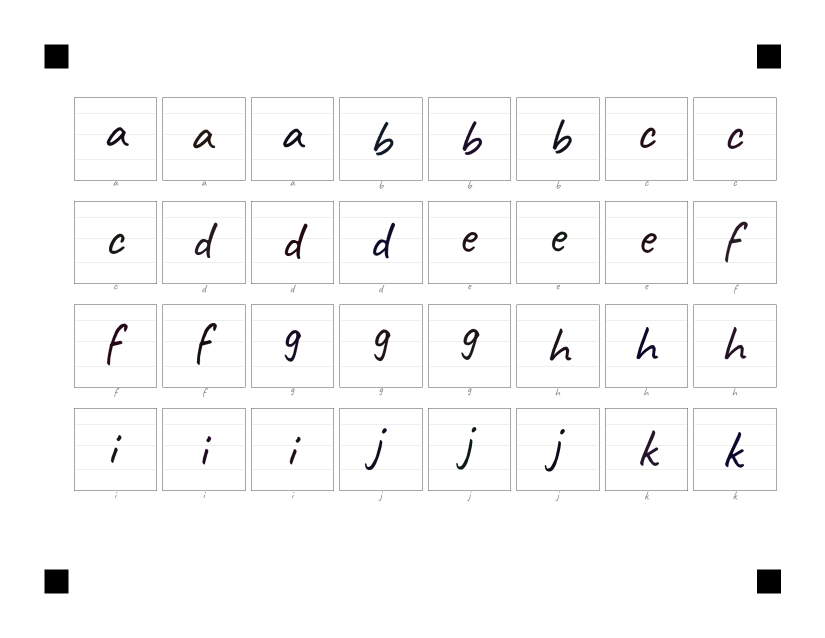
#> input picture tests/fixtures/synthetic_worksheet.png, 1650 x 1275 px (shown at 1/2 size)
$ python -i detector.py   (imports and definitions only)
#> lines starting #> are read from the running program, lines starting #| are printed output that depends on the picture; after the words box and inside, x2 and y2 are one past the last pixel; in counts of white or black regions, pixels touching at a corner belong together
"""Worksheet detector for segmenting scanned handwriting worksheets.

Locates alignment markers, corrects perspective, decodes QR metadata,
and returns bounding boxes for each character cell.
"""

from __future__ import annotations

import json
import logging
import tempfile
from dataclasses import dataclass, field
from pathlib import Path

import cv2
import numpy as np
from numpy.typing import NDArray

logger = logging.getLogger(__name__)

# ---------------------------------------------------------------------------
# Layout constants (must match generator.py)
# ---------------------------------------------------------------------------
CELL_SIZE_MM = 28.0
LABEL_HEIGHT_MM = 4.0
MARKER_SIZE_MM = 8.0
MARGIN_X_MM = 15.0
MARGIN_Y_MM = 15.0
QR_SIZE_MM = 25.0
CELL_GAP_MM = 2.0  # horizontal gap between cells
ROW_GAP_MM = 3.0  # extra vertical gap per row (label + spacing)
GRID_OFFSET_TOP_MM = 18.0  # grid starts this far below the top margin
GRID_OFFSET_LEFT_MM = MARKER_SIZE_MM + 2.0  # grid starts right of marker

# Landscape US Letter in mm (11 × 8.5 inches)
PAGE_W_MM = 11.0 * 25.4  # 279.4
PAGE_H_MM = 8.5 * 25.4  # 215.9

# Target DPI for the corrected image
TARGET_DPI = 150

DEFAULT_COLS = 8


def _mm_to_px(mm_val: float, dpi: int = TARGET_DPI) -> float:
    """Convert millimetres to pixels at the given DPI."""
    return mm_val * dpi / 25.4


# Target corrected image dimensions in pixels
TARGET_W = int(round(_mm_to_px(PAGE_W_MM)))
TARGET_H = int(round(_mm_to_px(PAGE_H_MM)))


# ---------------------------------------------------------------------------
# Result types
# ---------------------------------------------------------------------------
@dataclass
class DetectionResult:
    """Holds the bounding boxes and metadata returned by the detector."""

    boxes: list[tuple[int, int, int, int]]
    source: Path
    corrected_image_path: Path | None = None
    qr_metadata: dict[str, object] | None = None
    cell_labels: list[str] = field(default_factory=list)


# ---------------------------------------------------------------------------
# Detector
# ---------------------------------------------------------------------------
class WorksheetDetector:
    """Detects and segments individual glyph cells from a scanned worksheet image.

    Uses classical computer-vision techniques (via OpenCV) to locate the
    printed grid, correct for perspective distortion, and isolate each
    handwritten cell.
    """

    # Marker detection tuning
    _MARKER_AREA_MIN_RATIO = 0.001  # min contour area relative to image
    _MARKER_AREA_MAX_RATIO = 0.02  # max contour area relative to image
    _SQUARE_ASPECT_TOL = 0.35  # max |1 - aspect_ratio| for a square
    _APPROX_POLY_TOLERANCE = 0.04  # epsilon fraction for contour approx

    def detect(self, image_path: Path) -> DetectionResult:
        """Segment glyph regions from a scanned worksheet image.

        Args:
            image_path: Path to the scanned worksheet image (JPEG, PNG, or TIFF).

        Returns:
            A DetectionResult containing bounding boxes for every detected
            glyph cell.

        Raises:
            FileNotFoundError: If *image_path* does not exist.
            ValueError: If the image cannot be parsed or no grid is detected.
        """
        image_path = Path(image_path).resolve()
        if not image_path.is_file():
            raise FileNotFoundError(f"Image not found: {image_path}")

        img = cv2.imread(str(image_path))
#> img is the input picture: shape (1275, 1650, 3); mean B, G, R 249.5, 249.4, 249.5
        if img is None:
            raise ValueError(f"Could not read image: {image_path}")

        # Step 1 — find the four alignment markers
        try:
            marker_centers = self._find_markers(img)
            # Step 2 — perspective correction
            corrected = self._correct_perspective(img, marker_centers)
        except ValueError:
            logger.warning("Markers not found; falling back to simple resize")
            corrected = cv2.resize(img, (TARGET_W, TARGET_H), interpolation=cv2.INTER_AREA)

        # Save corrected image
        corrected_path = self._save_corrected(corrected, image_path)

        # Step 3 — decode QR metadata (best-effort)
        qr_metadata = self._decode_qr(corrected)

        # Step 4 — compute cell grid bounding boxes
        cols = DEFAULT_COLS
        cell_count: int | None = None
        cell_labels: list[str] = []

        if qr_metadata is not None:
            cols = int(qr_metadata.get("cols", DEFAULT_COLS))
            cell_count = qr_metadata.get("cell_count")  # type: ignore[assignment]
            if cell_count is not None:
                cell_count = int(cell_count)
            cells_list = qr_metadata.get("cells")
            if isinstance(cells_list, list):
                cell_labels = [
                    c.get("l", f"cell_{i}") if isinstance(c, dict) else f"cell_{i}"
                    for i, c in enumerate(cells_list)
                ]

        boxes = self._compute_cell_boxes(cols, cell_count)

        # Fill in default labels if QR didn't provide them
        if len(cell_labels) < len(boxes):
            for i in range(len(cell_labels), len(boxes)):
                cell_labels.append(f"cell_{i}")

        return DetectionResult(
            boxes=boxes,
            source=image_path,
            corrected_image_path=corrected_path,
            qr_metadata=qr_metadata,
            cell_labels=cell_labels[: len(boxes)],
        )

    # ------------------------------------------------------------------
    # Marker detection
    # ------------------------------------------------------------------
    def _find_markers(self, img: NDArray[np.uint8]) -> NDArray[np.float32]:
        """Find the four corner alignment markers.

        Returns an array of shape (4, 2) with centres ordered:
        top-left, top-right, bottom-left, bottom-right.

        Raises:
            ValueError: If fewer than 4 candidate markers are found.
        """
        gray = cv2.cvtColor(img, cv2.COLOR_BGR2GRAY)

        # Adaptive threshold to handle uneven lighting from scanners
        thresh = cv2.adaptiveThreshold(
            gray, 255, cv2.ADAPTIVE_THRESH_GAUSSIAN_C, cv2.THRESH_BINARY_INV, 51, 15
        )
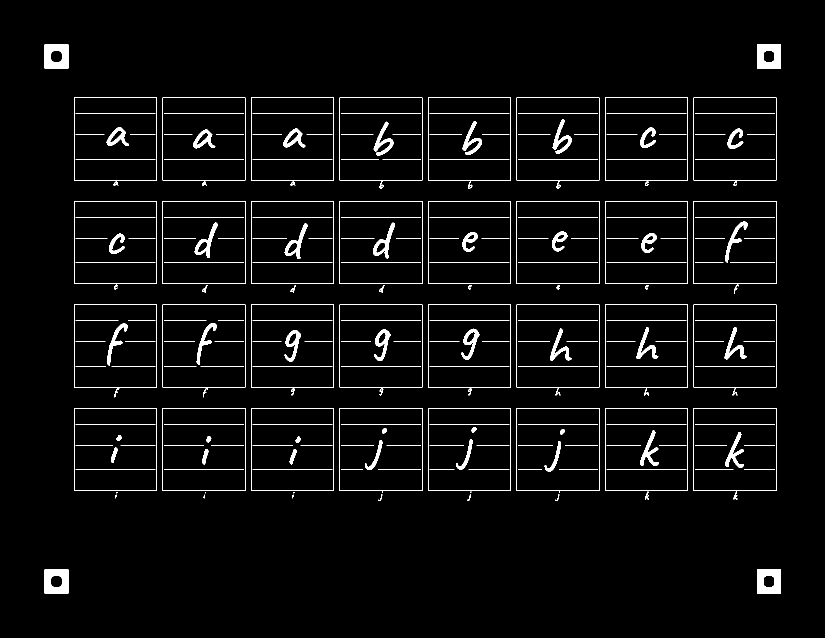
#> thresh: shape (1275, 1650) (shown at 1/2 size); 3.2% white; 250 white regions (9 under 20 px)

        contours, _ = cv2.findContours(thresh, cv2.RETR_EXTERNAL, cv2.CHAIN_APPROX_SIMPLE)
#> contours = 74 contours, 12 with area under 20; largest, box (x1, y1, x2, y2) and area: (1387, 816, 1553, 982) 27225, (1210, 816, 1376, 982) 27225, (1033, 816, 1199, 982) 27225, (856, 816, 1022, 982) 27225, (679, 816, 845, 982) 27225

        h, w = img.shape[:2]
#> h = 1275; w = 1650
        total_area = h * w
#> total_area = 2103750
        min_area = total_area * self._MARKER_AREA_MIN_RATIO
#> min_area = 2103.8
        max_area = total_area * self._MARKER_AREA_MAX_RATIO
#> max_area = 42075

        candidates: list[tuple[float, float]] = []
        for cnt in contours:
            area = cv2.contourArea(cnt)
            if area < min_area or area > max_area:
                continue

            # Approximate to polygon — markers should be roughly quadrilateral
            peri = cv2.arcLength(cnt, True)
            approx = cv2.approxPolyDP(cnt, self._APPROX_POLY_TOLERANCE * peri, True)
            if len(approx) < 4 or len(approx) > 8:
                continue

            # Check squareness via bounding rect aspect ratio
            bx, by, bw, bh = cv2.boundingRect(cnt)
            if bh == 0 or bw == 0:
                continue
            aspect = bw / bh
            if abs(1.0 - aspect) > self._SQUARE_ASPECT_TOL:
                continue

            # Solidity check — filled squares should be close to 1.0
            hull_area = cv2.contourArea(cv2.convexHull(cnt))
            if hull_area == 0:
                continue
            solidity = area / hull_area
            if solidity < 0.8:
                continue

            cx = bx + bw / 2.0
            cy = by + bh / 2.0
            candidates.append((cx, cy))
#> this loop made 74 passes
#> (area, peri, approx, bx, by, bw, bh, hull_area) on passes 1, 2, 17, 18, 19, 20, 21: (2209, 188, [[1514, 1139], [1514, 1186], [1561, 1186], [1561, 1139]], 1514, 1139, 48, 48, 2209), (2209, 188, [[89, 1139], [89, 1186], [136, 1186], [136, 1139]], 89, 1139, 48, 48, 2209), (27225, 660, [[1387, 816], [1387, 981], [1552, 981], [1552, 816]], 1387, 816, 166, 166, 27225), (27225, 660, [[1210, 816], [1210, 981], [1375, 981], [1375, 816]], 1210, 816, 166, 166, 27225), (27225, 660, [[1033, 816], [1033, 981], [1198, 981], [1198, 816]], 1033, 816, 166, 166, 27225), (27225, 660, [[856, 816], [856, 981], [1021, 981], [1021, 816]], 856, 816, 166, 166, 27225), (27225, 660, [[679, 816], [679, 981], [844, 981], [844, 816]], 679, 816, 166, 166, 27225)
#> area on passes 12, 13, 25, 26, 27, 28: 33.5, 33.5, 30, 30, 30, 39.5
#> after the loop, candidates = 36 pairs, first value 113 to 1538, second value 113 to 1163

        if len(candidates) < 4:
            raise ValueError(
                f"Found only {len(candidates)} marker candidates; need 4. "
                "Check image quality and alignment marker visibility."
            )

        # Assign candidates to corners by proximity
        return self._assign_corners(candidates, w, h)

    @staticmethod
    def _assign_corners(
        candidates: list[tuple[float, float]], img_w: int, img_h: int
    ) -> NDArray[np.float32]:
        """Assign candidate centres to TL, TR, BL, BR corners.

        When there are more than 4 candidates, pick the one closest to each
        ideal corner position.
        """
#> called with img_w = 1650, img_h = 1275
        corners = np.array(
            [
                [0.0, 0.0],  # TL
                [img_w, 0.0],  # TR
                [0.0, img_h],  # BL
                [img_w, img_h],  # BR
            ],
            dtype=np.float32,
        )

        pts = np.array(candidates, dtype=np.float32)
#> pts has the same summary as candidates in _find_markers
        result = np.zeros((4, 2), dtype=np.float32)
        used: set[int] = set()

        for ci in range(4):
            dists = np.linalg.norm(pts - corners[ci], axis=1)
            # Mask already-used indices with inf
            for u in used:
                dists[u] = np.inf
            best = int(np.argmin(dists))
            result[ci] = pts[best]
            used.add(best)
#> this loop made 4 passes
#> best on passes 1 to 4: 35, 34, 1, 0
#> after the loop, result = [[113, 113], [1538, 113], [113, 1163], [1538, 1163]]; used = 4 items
#> in detect, `marker_centers = self._find_markers(img)`: marker_centers has the same summary as result in _assign_corners

        return result

    # ------------------------------------------------------------------
    # Perspective correction
    # ------------------------------------------------------------------
    def _correct_perspective(
        self, img: NDArray[np.uint8], marker_centers: NDArray[np.float32]
    ) -> NDArray[np.uint8]:
        """Warp the image so the worksheet is flat and axis-aligned.

        Args:
            img: Original BGR image.
            marker_centers: 4×2 array ordered TL, TR, BL, BR.

        Returns:
            Perspective-corrected image at TARGET_W × TARGET_H.
        """
        # Source points are the detected marker centres
        src = marker_centers.astype(np.float32)
#> src has the same summary as result in _assign_corners

        # Destination points: where the marker centres *should* land in the
        # corrected image.  Markers sit at (MARGIN + MARKER/2) from each edge.
        mx = _mm_to_px(MARGIN_X_MM + MARKER_SIZE_MM / 2.0)
        my = _mm_to_px(MARGIN_Y_MM + MARKER_SIZE_MM / 2.0)

        dst = np.array(
            [
                [mx, my],  # TL
                [TARGET_W - mx, my],  # TR
                [mx, TARGET_H - my],  # BL
                [TARGET_W - mx, TARGET_H - my],  # BR
            ],
            dtype=np.float32,
        )

        matrix = cv2.getPerspectiveTransform(src, dst)
#> matrix = [[1, 3.96e-21, -0.842], [1.13e-17, 1, -0.859], [8.54e-20, 1.66e-36, 1]]
        corrected: NDArray[np.uint8] = cv2.warpPerspective(
            img, matrix, (TARGET_W, TARGET_H), flags=cv2.INTER_LINEAR
        )
        return corrected

    # ------------------------------------------------------------------
    # QR decoding
    # ------------------------------------------------------------------
    @staticmethod
    def _decode_qr(corrected: NDArray[np.uint8]) -> dict[str, object] | None:
        """Attempt to decode the QR code from the top-right area.

        Returns parsed JSON dict or None on failure.
        """
        # Crop the QR region generously (top-right quadrant)
        h, w = corrected.shape[:2]
#> h = 1275; w = 1650
        qr_roi = corrected[0 : h // 3, w // 2 :]
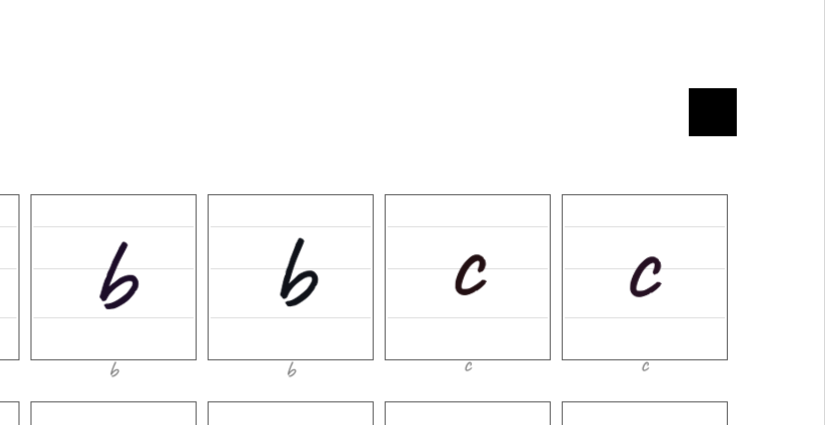
#> qr_roi: shape (425, 825, 3); mean B, G, R 249.4, 249.3, 249.4

        detector = cv2.QRCodeDetector()
        data, _, _ = detector.detectAndDecode(qr_roi)
#> data = ''

        if not data:
            # Try on the full image as fallback
            data, _, _ = detector.detectAndDecode(corrected)

        if not data:
            logger.warning("QR code could not be decoded; using layout defaults")
            return None

        try:
            parsed = json.loads(data)
        except json.JSONDecodeError:
            logger.warning("QR code data is not valid JSON: %s", data[:120])
            return None

        if not isinstance(parsed, dict):
            logger.warning("QR code JSON is not a dict")
            return None

        return parsed  # type: ignore[return-value]

    # ------------------------------------------------------------------
    # Cell grid computation
    # ------------------------------------------------------------------
    @staticmethod
    def _compute_cell_boxes(
        cols: int,
        cell_count: int | None = None,
    ) -> list[tuple[int, int, int, int]]:
        """Compute (x, y, w, h) bounding boxes in the corrected-image pixel space.

        The layout replicates the generator's grid positioning, converted
        from mm to pixels at TARGET_DPI.
        """
#> called with cols = 8
        grid_left_px = _mm_to_px(MARGIN_X_MM + GRID_OFFSET_LEFT_MM)
        grid_top_px = _mm_to_px(MARGIN_Y_MM + GRID_OFFSET_TOP_MM)
        cell_px = _mm_to_px(CELL_SIZE_MM)
        col_stride_px = _mm_to_px(CELL_SIZE_MM + CELL_GAP_MM)
        row_stride_px = _mm_to_px(CELL_SIZE_MM + LABEL_HEIGHT_MM + ROW_GAP_MM)

        # Estimate max rows that fit if cell_count is unknown
        usable_h_mm = PAGE_H_MM - 2 * MARGIN_Y_MM - 20.0  # same calc as generator
        max_rows = int(usable_h_mm / (CELL_SIZE_MM + LABEL_HEIGHT_MM + CELL_GAP_MM))

        if cell_count is None:
            cell_count = cols * max_rows

        boxes: list[tuple[int, int, int, int]] = []
        for idx in range(cell_count):
            col = idx % cols
            row = idx // cols
            if row >= max_rows:
                break

            x = int(round(grid_left_px + col * col_stride_px))
            y = int(round(grid_top_px + row * row_stride_px))
            w = int(round(cell_px))
            h = int(round(cell_px))
            boxes.append((x, y, w, h))

        return boxes

    # ------------------------------------------------------------------
    # File I/O helpers
    # ------------------------------------------------------------------
    @staticmethod
    def _save_corrected(corrected: NDArray[np.uint8], source: Path) -> Path:
        """Save the perspective-corrected image to a temp directory.

        Returns the path to the saved file.
        """
        tmp_dir = Path(tempfile.mkdtemp(prefix="handwright_"))
        out_name = f"{source.stem}_corrected.png"
        out_path = tmp_dir / out_name
        cv2.imwrite(str(out_path), corrected)
        logger.info("Saved corrected image to %s", out_path)
        return out_path

>>> result = WorksheetDetector().detect('../../tests/fixtures/synthetic_worksheet.png')
